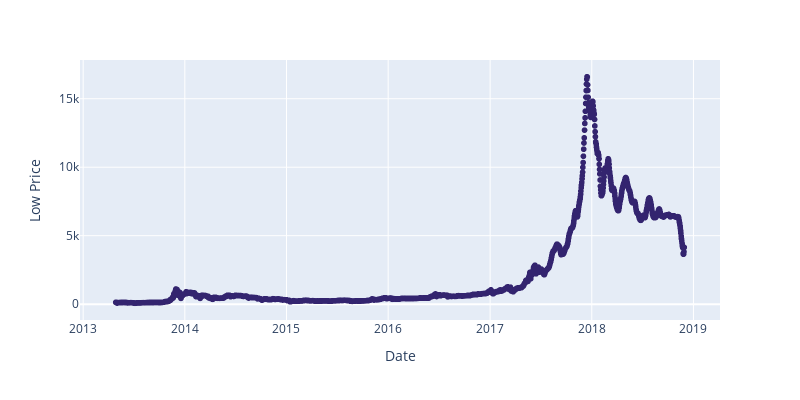

Notebook code for this chart:
### Code cell
fig = px.scatter(blow2, x = blow2.index, y = blow2['low'],
                  height = 400, width = 800,color_discrete_sequence=['#33246f'])
fig.update_layout(xaxis_title = 'Date', yaxis_title='Low Price')

fig.show()

### Figure 1 — Plotly figure (JSON) as saved in the notebook; plotly's stock layout.template omitted (floating-point values rounded to 4 significant figures; data arrays with more than 128 entries replaced by an {"elided": "..."} marker saying what was removed)
{"data": [{"hovertemplate": "date=%{x}<br>low=%{y}<extra></extra>", "legendgroup": "", "marker": {"color": "#33246f", "symbol": "circle"}, "mode": "markers", "name": "", "showlegend": false, "type": "scattergl", "x": {"elided": "2042 str values"}, "xaxis": "x", "y": {"elided": "2042 float values"}, "yaxis": "y"}], "layout": {"height": 400, "legend": {"tracegroupgap": 0}, "margin": {"t": 60}, "width": 800, "xaxis": {"anchor": "y", "domain": [0, 1], "title": {"text": "Date"}}, "yaxis": {"anchor": "x", "domain": [0, 1], "title": {"text": "Low Price"}}}}
